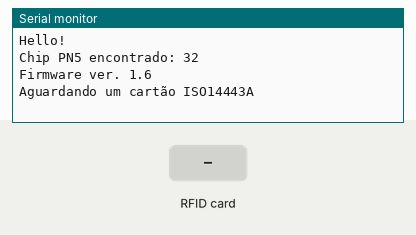
Recording of a sketch running on a simulated Arduino Uno, built with avr-gcc and run on an emulated ATmega328P. Shown: the last lines printed to the serial monitor. The test bench sets the inputs (shaded band).

Above: at 1.2 s.
1.3 s: RFID card 63 15 62 95 held to the reader
At 2.1 s:
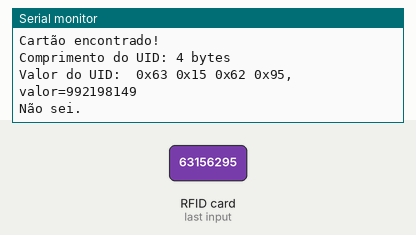
2.8 s: RFID card 5E 7A 19 C4 held to the reader
At 4.3 s:
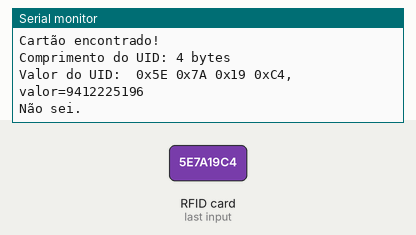

Measured:
- after the input at 1.3 s, the serial monitor: prints a new line at once (image 1)
- after the input at 2.8 s, the serial monitor: prints a new line at once (image 2)

The sketch:

sketch_dec4l.ino
```cpp
#include <Wire.h>
#include <PN532_I2C.h>
#include <PN532.h>
#include <NfcAdapter.h>

PN532_I2C pn532i2c(Wire);
PN532 nfc(pn532i2c);

void setup(void) {
  Serial.begin(115200);
  Serial.println("Hello!");

  nfc.begin();

  // Obter a versão do firmware do PN532
  uint32_t versiondata = nfc.getFirmwareVersion();
  if (!versiondata) {
    Serial.print("Não foi possível encontrar a placa PN53x");
    while (1); // Parar o programa
  }

  // Se a placa foi encontrada, imprime informações do firmware
  Serial.print("Chip PN5 encontrado: ");
  Serial.println((versiondata >> 24) & 0xFF, HEX);
  Serial.print("Firmware ver. ");
  Serial.print((versiondata >> 16) & 0xFF, DEC);
  Serial.print('.');
  Serial.println((versiondata >> 8) & 0xFF, DEC);

  // Configura o número máximo de tentativas de leitura de um cartão
  nfc.setPassiveActivationRetries(0xFF);

  // Configura a placa para ler tags RFID
  nfc.SAMConfig();

  Serial.println("Aguardando um cartão ISO14443A");
}

void loop(void) {
  boolean success;
  uint8_t uid[] = {0, 0, 0, 0, 0, 0, 0}; // Buffer para armazenar o UID retornado
  uint8_t uidLength; // Comprimento do UID (4 ou 7 bytes dependendo do tipo de cartão ISO14443A)

  // Espera por um cartão do tipo ISO14443A (Mifare, etc.).
  // Quando encontrado, 'uid' será preenchido com o UID e 'uidLength' indicará
  // se o UID possui 4 bytes (Mifare Classic) ou 7 bytes (Mifare Ultralight)
  success = nfc.readPassiveTargetID(PN532_MIFARE_ISO14443A, &uid[0], &uidLength);

  if (success) {
    Serial.println("Cartão encontrado!");
    Serial.print("Comprimento do UID: ");
    Serial.print(uidLength, DEC);
    Serial.println(" bytes");
    Serial.print("Valor do UID: ");
    String hex_value = "";
    for (uint8_t i = 0; i < uidLength; i++) {
      Serial.print(" 0x");
      Serial.print(uid[i], HEX);
      hex_value += (String)uid[i];
    }

    Serial.println(", valor=" + hex_value);

    // Verifica se o UID corresponde a alguns valores específicos
    if (hex_value == "16517722582") {
      Serial.println("Este é um Key Tag.");
    } else if (hex_value == "230522426") {
      Serial.println("Este é um Card Tag.");
    } else if (hex_value == "63156295") {
      Serial.println("Este é um Phone Tag.");
    } else {
      Serial.println("Não sei.");
    }

    Serial.println("");
    delay(1000); // Aguarda 1 segundo antes de continuar
  } else {
    // O PN532 provavelmente atingiu o tempo limite aguardando por um cartão
    Serial.println("Aguardando por um cartão...");
  }
}
```
